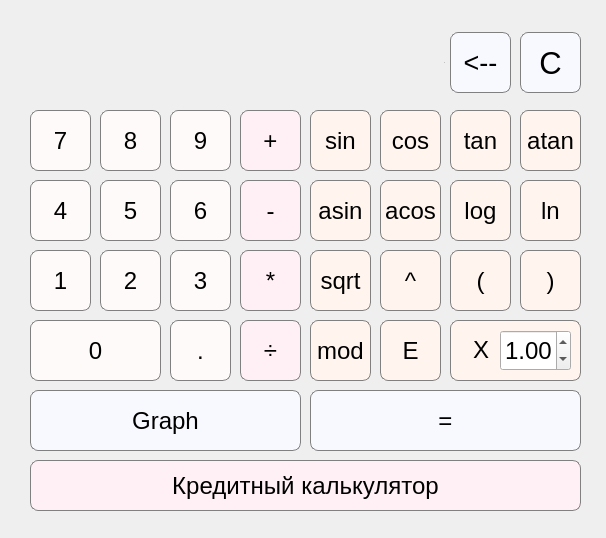
<?xml version="1.0" encoding="UTF-8"?>
<ui version="4.0">
 <class>MainWindow</class>
 <widget class="QMainWindow" name="MainWindow">
  <property name="geometry">
   <rect>
    <x>0</x>
    <y>0</y>
    <width>606</width>
    <height>538</height>
   </rect>
  </property>
  <property name="sizePolicy">
   <sizepolicy hsizetype="Fixed" vsizetype="Fixed">
    <horstretch>0</horstretch>
    <verstretch>0</verstretch>
   </sizepolicy>
  </property>
  <property name="minimumSize">
   <size>
    <width>606</width>
    <height>538</height>
   </size>
  </property>
  <property name="maximumSize">
   <size>
    <width>606</width>
    <height>538</height>
   </size>
  </property>
  <property name="windowTitle">
   <string>MainWindow</string>
  </property>
  <property name="styleSheet">
   <string notr="true">QLabel {
qproperty-aligment: 'AlignVCenter | AlignRight';
border-botton: 5px solid green;
background-color : background-color: #FFFAFA;
border-radius: 8px;
}

background-color : #FFFAFA;
</string>
  </property>
  <widget class="QWidget" name="centralwidget">
   <widget class="QLabel" name="result_show">
    <property name="enabled">
     <bool>true</bool>
    </property>
    <property name="geometry">
     <rect>
      <x>30</x>
      <y>28</y>
      <width>415</width>
      <height>69</height>
     </rect>
    </property>
    <property name="font">
     <font>
      <pointsize>-1</pointsize>
      <italic>false</italic>
      <bold>false</bold>
     </font>
    </property>
    <property name="styleSheet">
     <string notr="true">QLabel {
qproperty-alignment: 'AlignRight';
background-color: white;
border: 1px solid grey;
border-radius: 8px;
  margin: 4px;
  padding: 4px;
  font-size: 23px;
}

background-color: white;</string>
    </property>
    <property name="text">
     <string>0</string>
    </property>
    <property name="alignment">
     <set>Qt::AlignRight|Qt::AlignTrailing|Qt::AlignVCenter</set>
    </property>
   </widget>
   <widget class="QPushButton" name="pushButton_clear">
    <property name="geometry">
     <rect>
      <x>520</x>
      <y>32</y>
      <width>61</width>
      <height>61</height>
     </rect>
    </property>
    <property name="font">
     <font>
      <pointsize>23</pointsize>
     </font>
    </property>
    <property name="styleSheet">
     <string notr="true">QPushButton {
background-color: #F8F8FF;
border: 1px solid gray;
border-radius: 8px; 
}
QPushButton:pressed {
background-color: qlineargradient(x1: 0, y1: 0, x2: 0, y2: 1,
								stop: 0 #BEBEBE, stop: 1 #FFFAFA);
}</string>
    </property>
    <property name="text">
     <string>C</string>
    </property>
   </widget>
   <widget class="QPushButton" name="pushButton_bin">
    <property name="geometry">
     <rect>
      <x>1000</x>
      <y>500</y>
      <width>61</width>
      <height>61</height>
     </rect>
    </property>
    <property name="styleSheet">
     <string notr="true">QPushButton {
background-color: #FFF0F5;
border: 1px solid gray;
border-radius: 8px;
}
QPushButton:pressed {
background-color: qlineargradient(x1: 0, y1: 0, x2: 0, y2: 1,
								stop: 0 #BEBEBE, stop: 1 #D7D7D7);
}</string>
    </property>
    <property name="text">
     <string>+/-</string>
    </property>
   </widget>
   <widget class="QPushButton" name="pushButton_div">
    <property name="geometry">
     <rect>
      <x>240</x>
      <y>320</y>
      <width>61</width>
      <height>61</height>
     </rect>
    </property>
    <property name="font">
     <font>
      <pointsize>18</pointsize>
     </font>
    </property>
    <property name="styleSheet">
     <string notr="true">QPushButton {
background-color: #FFF0F5;
border: 1px solid gray;
border-radius: 8px;
}
QPushButton:pressed {
background-color: qlineargradient(x1: 0, y1: 0, x2: 0, y2: 1,
								stop: 0 #BEBEBE, stop: 1 #D7D7D7);
}</string>
    </property>
    <property name="text">
     <string>÷</string>
    </property>
   </widget>
   <widget class="QPushButton" name="pushButton_proc">
    <property name="geometry">
     <rect>
      <x>1000</x>
      <y>430</y>
      <width>61</width>
      <height>61</height>
     </rect>
    </property>
    <property name="styleSheet">
     <string notr="true">QPushButton {
background-color: rgb(215, 215, 215);
border: 1px solid gray;
}
QPushButton:pressed {
background-color: qlineargradient(x1: 0, y1: 0, x2: 0, y2: 1,
								stop: 0 #BEBEBE, stop: 1 #D7D7D7);
}</string>
    </property>
    <property name="text">
     <string>%</string>
    </property>
   </widget>
   <widget class="QPushButton" name="pushButton_9">
    <property name="geometry">
     <rect>
      <x>170</x>
      <y>110</y>
      <width>61</width>
      <height>61</height>
     </rect>
    </property>
    <property name="font">
     <font>
      <pointsize>18</pointsize>
     </font>
    </property>
    <property name="styleSheet">
     <string notr="true">QPushButton {
border: 1px solid gray;
background-color: #FFFAFA;
border-radius: 8px;
}
QPushButton:pressed {
background-color: qlineargradient(x1: 0, y1: 0, x2: 0, y2: 1,
								stop: 0 #dadbde, stop: 1 #f6f7fa);
}</string>
    </property>
    <property name="text">
     <string>9</string>
    </property>
   </widget>
   <widget class="QPushButton" name="pushButton_8">
    <property name="geometry">
     <rect>
      <x>100</x>
      <y>110</y>
      <width>61</width>
      <height>61</height>
     </rect>
    </property>
    <property name="font">
     <font>
      <pointsize>18</pointsize>
     </font>
    </property>
    <property name="styleSheet">
     <string notr="true">QPushButton {
border: 1px solid gray;
background-color: #FFFAFA;
border-radius: 8px;
}
QPushButton:pressed {
background-color: qlineargradient(x1: 0, y1: 0, x2: 0, y2: 1,
								stop: 0 #dadbde, stop: 1 #f6f7fa);
}</string>
    </property>
    <property name="text">
     <string>8</string>
    </property>
   </widget>
   <widget class="QPushButton" name="pushButton_7">
    <property name="geometry">
     <rect>
      <x>30</x>
      <y>110</y>
      <width>61</width>
      <height>61</height>
     </rect>
    </property>
    <property name="font">
     <font>
      <pointsize>18</pointsize>
     </font>
    </property>
    <property name="styleSheet">
     <string notr="true">QPushButton {
border: 1px solid gray;
background-color: #FFFAFA;
border-radius: 8px;
}
QPushButton:pressed {
background-color: qlineargradient(x1: 0, y1: 0, x2: 0, y2: 1,
								stop: 0 #dadbde, stop: 1 #f6f7fa);
}</string>
    </property>
    <property name="text">
     <string>7</string>
    </property>
   </widget>
   <widget class="QPushButton" name="pushButton_mult">
    <property name="geometry">
     <rect>
      <x>240</x>
      <y>250</y>
      <width>61</width>
      <height>61</height>
     </rect>
    </property>
    <property name="font">
     <font>
      <pointsize>18</pointsize>
     </font>
    </property>
    <property name="styleSheet">
     <string notr="true">QPushButton {
background-color: #FFF0F5;
border: 1px solid gray;
border-radius: 8px;
}
QPushButton:pressed {
background-color: qlineargradient(x1: 0, y1: 0, x2: 0, y2: 1,
								stop: 0 #BEBEBE, stop: 1 #D7D7D7);
}</string>
    </property>
    <property name="text">
     <string>*</string>
    </property>
   </widget>
   <widget class="QPushButton" name="pushButton_5">
    <property name="geometry">
     <rect>
      <x>100</x>
      <y>180</y>
      <width>61</width>
      <height>61</height>
     </rect>
    </property>
    <property name="font">
     <font>
      <pointsize>18</pointsize>
     </font>
    </property>
    <property name="styleSheet">
     <string notr="true">QPushButton {
border: 1px solid gray;
background-color: #FFFAFA;
border-radius: 8px;
}
QPushButton:pressed {
background-color: qlineargradient(x1: 0, y1: 0, x2: 0, y2: 1,
								stop: 0 #dadbde, stop: 1 #f6f7fa);
}</string>
    </property>
    <property name="text">
     <string>5</string>
    </property>
   </widget>
   <widget class="QPushButton" name="pushButton_minus">
    <property name="geometry">
     <rect>
      <x>240</x>
      <y>180</y>
      <width>61</width>
      <height>61</height>
     </rect>
    </property>
    <property name="font">
     <font>
      <pointsize>18</pointsize>
     </font>
    </property>
    <property name="styleSheet">
     <string notr="true">QPushButton {
background-color: #FFF0F5;
border: 1px solid gray;
border-radius: 8px;
}
QPushButton:pressed {
background-color: qlineargradient(x1: 0, y1: 0, x2: 0, y2: 1,
								stop: 0 #BEBEBE, stop: 1 #D7D7D7);
}</string>
    </property>
    <property name="text">
     <string>-</string>
    </property>
   </widget>
   <widget class="QPushButton" name="pushButton_dot">
    <property name="geometry">
     <rect>
      <x>170</x>
      <y>320</y>
      <width>61</width>
      <height>61</height>
     </rect>
    </property>
    <property name="font">
     <font>
      <pointsize>18</pointsize>
     </font>
    </property>
    <property name="styleSheet">
     <string notr="true">QPushButton {
border: 1px solid gray;
background-color: #FFFAFA;
border-radius: 8px;
}
QPushButton:pressed {
background-color: qlineargradient(x1: 0, y1: 0, x2: 0, y2: 1,
								stop: 0 #dadbde, stop: 1 #f6f7fa);
}</string>
    </property>
    <property name="text">
     <string>.</string>
    </property>
   </widget>
   <widget class="QPushButton" name="pushButton_eq">
    <property name="geometry">
     <rect>
      <x>310</x>
      <y>390</y>
      <width>271</width>
      <height>61</height>
     </rect>
    </property>
    <property name="font">
     <font>
      <pointsize>18</pointsize>
     </font>
    </property>
    <property name="styleSheet">
     <string notr="true">QPushButton {
border: 1px solid gray;
background-color: #F8F8FF;
border-radius: 8px;
}
QPushButton:pressed {
background-color: qlineargradient(x1: 0, y1: 0, x2: 0, y2: 1,
								stop: 0 #dadbde, stop: 1 #f6f7fa);
}</string>
    </property>
    <property name="text">
     <string>=</string>
    </property>
   </widget>
   <widget class="QPushButton" name="pushButton_0">
    <property name="geometry">
     <rect>
      <x>30</x>
      <y>320</y>
      <width>131</width>
      <height>61</height>
     </rect>
    </property>
    <property name="font">
     <font>
      <pointsize>18</pointsize>
     </font>
    </property>
    <property name="styleSheet">
     <string notr="true">QPushButton {
border: 1px solid gray;
background-color: #FFFAFA;
border-radius: 8px;
}
QPushButton:pressed {
background-color: qlineargradient(x1: 0, y1: 0, x2: 0, y2: 1,
								stop: 0 #dadbde, stop: 1 #f6f7fa);
}</string>
    </property>
    <property name="text">
     <string>0</string>
    </property>
   </widget>
   <widget class="QPushButton" name="pushButton_6">
    <property name="geometry">
     <rect>
      <x>170</x>
      <y>180</y>
      <width>61</width>
      <height>61</height>
     </rect>
    </property>
    <property name="font">
     <font>
      <pointsize>18</pointsize>
     </font>
    </property>
    <property name="styleSheet">
     <string notr="true">QPushButton {
border: 1px solid gray;
background-color: #FFFAFA;
border-radius: 8px;
}
QPushButton:pressed {
background-color: qlineargradient(x1: 0, y1: 0, x2: 0, y2: 1,
								stop: 0 #dadbde, stop: 1 #f6f7fa);
}</string>
    </property>
    <property name="text">
     <string>6</string>
    </property>
   </widget>
   <widget class="QPushButton" name="pushButton_4">
    <property name="geometry">
     <rect>
      <x>30</x>
      <y>180</y>
      <width>61</width>
      <height>61</height>
     </rect>
    </property>
    <property name="font">
     <font>
      <pointsize>18</pointsize>
     </font>
    </property>
    <property name="styleSheet">
     <string notr="true">QPushButton {
border: 1px solid gray;
background-color: #FFFAFA;
border-radius: 8px;
}
QPushButton:pressed {
background-color: qlineargradient(x1: 0, y1: 0, x2: 0, y2: 1,
								stop: 0 #dadbde, stop: 1 #f6f7fa);
}</string>
    </property>
    <property name="text">
     <string>4</string>
    </property>
   </widget>
   <widget class="QPushButton" name="pushButton_3">
    <property name="geometry">
     <rect>
      <x>170</x>
      <y>250</y>
      <width>61</width>
      <height>61</height>
     </rect>
    </property>
    <property name="font">
     <font>
      <pointsize>18</pointsize>
     </font>
    </property>
    <property name="styleSheet">
     <string notr="true">QPushButton {
border: 1px solid gray;
background-color: #FFFAFA;
border-radius: 8px;
}
QPushButton:pressed {
background-color: qlineargradient(x1: 0, y1: 0, x2: 0, y2: 1,
								stop: 0 #dadbde, stop: 1 #f6f7fa);
}</string>
    </property>
    <property name="text">
     <string>3</string>
    </property>
   </widget>
   <widget class="QPushButton" name="pushButton_plus">
    <property name="geometry">
     <rect>
      <x>240</x>
      <y>110</y>
      <width>61</width>
      <height>61</height>
     </rect>
    </property>
    <property name="font">
     <font>
      <pointsize>18</pointsize>
     </font>
    </property>
    <property name="styleSheet">
     <string notr="true">QPushButton {
background-color: #FFF0F5;
border: 1px solid gray;
border-radius: 8px;
}
QPushButton:pressed {
background-color: qlineargradient(x1: 0, y1: 0, x2: 0, y2: 1,
								stop: 0 #BEBEBE, stop: 1 #D7D7D7);
}</string>
    </property>
    <property name="text">
     <string>+</string>
    </property>
   </widget>
   <widget class="QPushButton" name="pushButton_2">
    <property name="geometry">
     <rect>
      <x>100</x>
      <y>250</y>
      <width>61</width>
      <height>61</height>
     </rect>
    </property>
    <property name="font">
     <font>
      <pointsize>18</pointsize>
     </font>
    </property>
    <property name="styleSheet">
     <string notr="true">QPushButton {
border: 1px solid gray;
background-color: #FFFAFA;
border-radius: 8px;
}
QPushButton:pressed {
background-color: qlineargradient(x1: 0, y1: 0, x2: 0, y2: 1,
								stop: 0 #dadbde, stop: 1 #f6f7fa);
}</string>
    </property>
    <property name="text">
     <string>2</string>
    </property>
   </widget>
   <widget class="QPushButton" name="pushButton_1">
    <property name="geometry">
     <rect>
      <x>30</x>
      <y>250</y>
      <width>61</width>
      <height>61</height>
     </rect>
    </property>
    <property name="font">
     <font>
      <pointsize>18</pointsize>
     </font>
    </property>
    <property name="styleSheet">
     <string notr="true">QPushButton {
border: 1px solid gray;
background-color: #FFFAFA;
border-radius: 8px;
}
QPushButton:pressed {
background-color: qlineargradient(x1: 0, y1: 0, x2: 0, y2: 1,
								stop: 0 #dadbde, stop: 1 #f6f7fa);
}</string>
    </property>
    <property name="text">
     <string>1</string>
    </property>
   </widget>
   <widget class="QPushButton" name="pushButton_x">
    <property name="geometry">
     <rect>
      <x>452</x>
      <y>321</y>
      <width>58</width>
      <height>58</height>
     </rect>
    </property>
    <property name="font">
     <font>
      <pointsize>18</pointsize>
     </font>
    </property>
    <property name="styleSheet">
     <string notr="true">QPushButton {
background-color: #FFF5EE;

border-radius: 8px;
}
QPushButton:pressed {
background-color: qlineargradient(x1: 0, y1: 0, x2: 0, y2: 1,
								stop: 0 #BEBEBE, stop: 1 #D7D7D7);
}</string>
    </property>
    <property name="text">
     <string>X</string>
    </property>
   </widget>
   <widget class="QPushButton" name="pushButton_del">
    <property name="geometry">
     <rect>
      <x>450</x>
      <y>32</y>
      <width>61</width>
      <height>61</height>
     </rect>
    </property>
    <property name="font">
     <font>
      <pointsize>20</pointsize>
     </font>
    </property>
    <property name="styleSheet">
     <string notr="true">QPushButton {
border: 1px solid gray;
background-color: #F8F8FF;
border-radius: 8px;
}
QPushButton:pressed {
background-color: qlineargradient(x1: 0, y1: 0, x2: 0, y2: 1,
								stop: 0 #dadbde, stop: 1 #f6f7fa);
}</string>
    </property>
    <property name="text">
     <string>&lt;--</string>
    </property>
   </widget>
   <widget class="QPushButton" name="pushButton_lb">
    <property name="geometry">
     <rect>
      <x>450</x>
      <y>250</y>
      <width>61</width>
      <height>61</height>
     </rect>
    </property>
    <property name="font">
     <font>
      <pointsize>18</pointsize>
     </font>
    </property>
    <property name="styleSheet">
     <string notr="true">QPushButton {
background-color: #FFF5EE;
border: 1px solid gray;
border-radius: 8px;
}
QPushButton:pressed {
background-color: qlineargradient(x1: 0, y1: 0, x2: 0, y2: 1,
								stop: 0 #BEBEBE, stop: 1 #D7D7D7);
}</string>
    </property>
    <property name="text">
     <string>(</string>
    </property>
   </widget>
   <widget class="QPushButton" name="pushButton_log">
    <property name="geometry">
     <rect>
      <x>450</x>
      <y>180</y>
      <width>61</width>
      <height>61</height>
     </rect>
    </property>
    <property name="font">
     <font>
      <pointsize>18</pointsize>
     </font>
    </property>
    <property name="styleSheet">
     <string notr="true">QPushButton {
background-color: #FFF5EE;
border: 1px solid gray;
border-radius: 8px;
}
QPushButton:pressed {
background-color: qlineargradient(x1: 0, y1: 0, x2: 0, y2: 1,
								stop: 0 #BEBEBE, stop: 1 #D7D7D7);
}</string>
    </property>
    <property name="text">
     <string>log</string>
    </property>
   </widget>
   <widget class="QPushButton" name="pushButton_rb">
    <property name="geometry">
     <rect>
      <x>520</x>
      <y>250</y>
      <width>61</width>
      <height>61</height>
     </rect>
    </property>
    <property name="font">
     <font>
      <pointsize>18</pointsize>
     </font>
    </property>
    <property name="styleSheet">
     <string notr="true">QPushButton {
background-color: #FFF5EE;
border: 1px solid gray;
border-radius: 8px;
}
QPushButton:pressed {
background-color: qlineargradient(x1: 0, y1: 0, x2: 0, y2: 1,
								stop: 0 #BEBEBE, stop: 1 #D7D7D7);
}</string>
    </property>
    <property name="text">
     <string>)</string>
    </property>
   </widget>
   <widget class="QPushButton" name="pushButton_ln">
    <property name="geometry">
     <rect>
      <x>520</x>
      <y>180</y>
      <width>61</width>
      <height>61</height>
     </rect>
    </property>
    <property name="font">
     <font>
      <pointsize>18</pointsize>
     </font>
    </property>
    <property name="styleSheet">
     <string notr="true">QPushButton {
background-color: #FFF5EE;
border: 1px solid gray;
border-radius: 8px;
}
QPushButton:pressed {
background-color: qlineargradient(x1: 0, y1: 0, x2: 0, y2: 1,
								stop: 0 #BEBEBE, stop: 1 #D7D7D7);
}</string>
    </property>
    <property name="text">
     <string>ln</string>
    </property>
   </widget>
   <widget class="QPushButton" name="pushButton_atag">
    <property name="geometry">
     <rect>
      <x>520</x>
      <y>110</y>
      <width>61</width>
      <height>61</height>
     </rect>
    </property>
    <property name="font">
     <font>
      <pointsize>18</pointsize>
     </font>
    </property>
    <property name="styleSheet">
     <string notr="true">QPushButton {
background-color: #FFF5EE;
border: 1px solid gray;
border-radius: 8px;
}
QPushButton:pressed {
background-color: qlineargradient(x1: 0, y1: 0, x2: 0, y2: 1,
								stop: 0 #BEBEBE, stop: 1 #D7D7D7);
}</string>
    </property>
    <property name="text">
     <string>atan</string>
    </property>
   </widget>
   <widget class="QPushButton" name="pushButton_acos">
    <property name="geometry">
     <rect>
      <x>380</x>
      <y>180</y>
      <width>61</width>
      <height>61</height>
     </rect>
    </property>
    <property name="font">
     <font>
      <pointsize>18</pointsize>
     </font>
    </property>
    <property name="styleSheet">
     <string notr="true">QPushButton {
background-color: #FFF5EE;
border: 1px solid gray;
border-radius: 8px;
}
QPushButton:pressed {
background-color: qlineargradient(x1: 0, y1: 0, x2: 0, y2: 1,
								stop: 0 #BEBEBE, stop: 1 #D7D7D7);
}</string>
    </property>
    <property name="text">
     <string>acos</string>
    </property>
   </widget>
   <widget class="QPushButton" name="pushButton_asin">
    <property name="geometry">
     <rect>
      <x>310</x>
      <y>180</y>
      <width>61</width>
      <height>61</height>
     </rect>
    </property>
    <property name="font">
     <font>
      <pointsize>18</pointsize>
     </font>
    </property>
    <property name="styleSheet">
     <string notr="true">QPushButton {
background-color: #FFF5EE;
border: 1px solid gray;
border-radius: 8px;
}
QPushButton:pressed {
background-color: qlineargradient(x1: 0, y1: 0, x2: 0, y2: 1,
								stop: 0 #BEBEBE, stop: 1 #D7D7D7);
}</string>
    </property>
    <property name="text">
     <string>asin</string>
    </property>
   </widget>
   <widget class="QPushButton" name="pushButton_sin">
    <property name="geometry">
     <rect>
      <x>310</x>
      <y>110</y>
      <width>61</width>
      <height>61</height>
     </rect>
    </property>
    <property name="font">
     <font>
      <pointsize>18</pointsize>
     </font>
    </property>
    <property name="styleSheet">
     <string notr="true">QPushButton {
background-color: #FFF5EE;
border: 1px solid gray;
border-radius: 8px;
}
QPushButton:pressed {
background-color: qlineargradient(x1: 0, y1: 0, x2: 0, y2: 1,
								stop: 0 #BEBEBE, stop: 1 #D7D7D7);
}</string>
    </property>
    <property name="text">
     <string>sin</string>
    </property>
   </widget>
   <widget class="QPushButton" name="pushButton_cos">
    <property name="geometry">
     <rect>
      <x>380</x>
      <y>110</y>
      <width>61</width>
      <height>61</height>
     </rect>
    </property>
    <property name="font">
     <font>
      <pointsize>18</pointsize>
     </font>
    </property>
    <property name="styleSheet">
     <string notr="true">QPushButton {
background-color: #FFF5EE;
border: 1px solid gray;
border-radius: 8px;
}
QPushButton:pressed {
background-color: qlineargradient(x1: 0, y1: 0, x2: 0, y2: 1,
								stop: 0 #BEBEBE, stop: 1 #D7D7D7);
}</string>
    </property>
    <property name="text">
     <string>cos</string>
    </property>
   </widget>
   <widget class="QPushButton" name="pushButton_tan">
    <property name="geometry">
     <rect>
      <x>450</x>
      <y>110</y>
      <width>61</width>
      <height>61</height>
     </rect>
    </property>
    <property name="font">
     <font>
      <pointsize>18</pointsize>
     </font>
    </property>
    <property name="styleSheet">
     <string notr="true">QPushButton {
background-color: #FFF5EE;
border: 1px solid gray;
border-radius: 8px;
}
QPushButton:pressed {
background-color: qlineargradient(x1: 0, y1: 0, x2: 0, y2: 1,
								stop: 0 #BEBEBE, stop: 1 #D7D7D7);
}</string>
    </property>
    <property name="text">
     <string>tan</string>
    </property>
   </widget>
   <widget class="QPushButton" name="pushButton_pov">
    <property name="geometry">
     <rect>
      <x>380</x>
      <y>250</y>
      <width>61</width>
      <height>61</height>
     </rect>
    </property>
    <property name="font">
     <font>
      <pointsize>18</pointsize>
     </font>
    </property>
    <property name="styleSheet">
     <string notr="true">QPushButton {
background-color: #FFF5EE;
border: 1px solid gray;
border-radius: 8px;
}
QPushButton:pressed {
background-color: qlineargradient(x1: 0, y1: 0, x2: 0, y2: 1,
								stop: 0 #BEBEBE, stop: 1 #D7D7D7);
}</string>
    </property>
    <property name="text">
     <string>^</string>
    </property>
   </widget>
   <widget class="QPushButton" name="pushButton_sqrt">
    <property name="geometry">
     <rect>
      <x>310</x>
      <y>250</y>
      <width>61</width>
      <height>61</height>
     </rect>
    </property>
    <property name="font">
     <font>
      <pointsize>18</pointsize>
     </font>
    </property>
    <property name="styleSheet">
     <string notr="true">QPushButton {
background-color: #FFF5EE;
border: 1px solid gray;
border-radius: 8px;
}
QPushButton:pressed {
background-color: qlineargradient(x1: 0, y1: 0, x2: 0, y2: 1,
								stop: 0 #BEBEBE, stop: 1 #D7D7D7);
}</string>
    </property>
    <property name="text">
     <string>sqrt</string>
    </property>
   </widget>
   <widget class="QPushButton" name="pushButton_mod">
    <property name="geometry">
     <rect>
      <x>310</x>
      <y>320</y>
      <width>61</width>
      <height>61</height>
     </rect>
    </property>
    <property name="font">
     <font>
      <pointsize>18</pointsize>
     </font>
    </property>
    <property name="styleSheet">
     <string notr="true">QPushButton {
background-color: #FFF5EE;
border: 1px solid gray;
border-radius: 8px;
}
QPushButton:pressed {
background-color: qlineargradient(x1: 0, y1: 0, x2: 0, y2: 1,
								stop: 0 #BEBEBE, stop: 1 #D7D7D7);
}</string>
    </property>
    <property name="text">
     <string>mod</string>
    </property>
   </widget>
   <widget class="QLabel" name="data_x">
    <property name="enabled">
     <bool>true</bool>
    </property>
    <property name="geometry">
     <rect>
      <x>1000</x>
      <y>360</y>
      <width>71</width>
      <height>61</height>
     </rect>
    </property>
    <property name="font">
     <font>
      <pointsize>-1</pointsize>
      <italic>false</italic>
      <bold>false</bold>
     </font>
    </property>
    <property name="styleSheet">
     <string notr="true">QLabel {
qproperty-alignment: 'AlignRight';
background-color: white;
border: 1px solid grey;
border-radius: 8px;
  margin: 0px;
  font-size: 23px;
}

background-color: white;</string>
    </property>
    <property name="text">
     <string>X</string>
    </property>
    <property name="scaledContents">
     <bool>false</bool>
    </property>
    <property name="alignment">
     <set>Qt::AlignCenter</set>
    </property>
   </widget>
   <widget class="QLabel" name="err_c">
    <property name="enabled">
     <bool>true</bool>
    </property>
    <property name="geometry">
     <rect>
      <x>35</x>
      <y>38</y>
      <width>49</width>
      <height>49</height>
     </rect>
    </property>
    <property name="font">
     <font>
      <pointsize>-1</pointsize>
      <italic>false</italic>
      <bold>false</bold>
     </font>
    </property>
    <property name="styleSheet">
     <string notr="true">QLabel {
qproperty-alignment: 'AlignRight';
color: red;

border-radius: 8px;
  margin: 0px;
  font-size: 23px;
}

background-color: white;</string>
    </property>
    <property name="text">
     <string/>
    </property>
    <property name="alignment">
     <set>Qt::AlignCenter</set>
    </property>
   </widget>
   <widget class="QLabel" name="err_x">
    <property name="enabled">
     <bool>true</bool>
    </property>
    <property name="geometry">
     <rect>
      <x>35</x>
      <y>38</y>
      <width>49</width>
      <height>49</height>
     </rect>
    </property>
    <property name="font">
     <font>
      <pointsize>-1</pointsize>
      <italic>false</italic>
      <bold>false</bold>
     </font>
    </property>
    <property name="styleSheet">
     <string notr="true">QLabel {
qproperty-alignment: 'AlignRight';
color: green;


border-radius: 8px;
  margin: 0px;
  font-size: 23px;
}

background-color: white;</string>
    </property>
    <property name="text">
     <string/>
    </property>
    <property name="alignment">
     <set>Qt::AlignCenter</set>
    </property>
   </widget>
   <widget class="QDoubleSpinBox" name="doubleSpinBox_x">
    <property name="geometry">
     <rect>
      <x>500</x>
      <y>330</y>
      <width>71</width>
      <height>41</height>
     </rect>
    </property>
    <property name="font">
     <font>
      <pointsize>18</pointsize>
      <kerning>true</kerning>
     </font>
    </property>
    <property name="styleSheet">
     <string notr="true">QPushButton {
border: 1px solid gray;
border-radius: 8px;
}</string>
    </property>
    <property name="alignment">
     <set>Qt::AlignCenter</set>
    </property>
    <property name="decimals">
     <number>2</number>
    </property>
    <property name="minimum">
     <double>-1000000.000000000000000</double>
    </property>
    <property name="maximum">
     <double>10000000.000000000000000</double>
    </property>
    <property name="value">
     <double>1.000000000000000</double>
    </property>
   </widget>
   <widget class="QPushButton" name="pushButton_graph">
    <property name="geometry">
     <rect>
      <x>30</x>
      <y>390</y>
      <width>271</width>
      <height>61</height>
     </rect>
    </property>
    <property name="font">
     <font>
      <pointsize>18</pointsize>
     </font>
    </property>
    <property name="styleSheet">
     <string notr="true">QPushButton {
background-color: #F8F8FF;
border: 1px solid gray;
border-radius: 8px;
}
QPushButton:pressed {
background-color: qlineargradient(x1: 0, y1: 0, x2: 0, y2: 1,
								stop: 0 #BEBEBE, stop: 1 #D7D7D7);
}</string>
    </property>
    <property name="text">
     <string>Graph</string>
    </property>
   </widget>
   <widget class="QLabel" name="result_show_2">
    <property name="enabled">
     <bool>true</bool>
    </property>
    <property name="geometry">
     <rect>
      <x>450</x>
      <y>320</y>
      <width>131</width>
      <height>61</height>
     </rect>
    </property>
    <property name="font">
     <font>
      <pointsize>18</pointsize>
      <italic>false</italic>
     </font>
    </property>
    <property name="styleSheet">
     <string notr="true">QLabel {
background-color: #FFF5EE;
border: 1px solid gray;
border-radius: 8px;
}

</string>
    </property>
    <property name="text">
     <string/>
    </property>
    <property name="alignment">
     <set>Qt::AlignRight|Qt::AlignTrailing|Qt::AlignVCenter</set>
    </property>
   </widget>
   <widget class="QPushButton" name="pushButton_credit">
    <property name="geometry">
     <rect>
      <x>30</x>
      <y>460</y>
      <width>551</width>
      <height>51</height>
     </rect>
    </property>
    <property name="font">
     <font>
      <pointsize>18</pointsize>
     </font>
    </property>
    <property name="styleSheet">
     <string notr="true">QPushButton {
background-color: #FFF0F5;
border: 1px solid gray;
border-radius: 8px;
}
QPushButton:pressed {
background-color: qlineargradient(x1: 0, y1: 0, x2: 0, y2: 1,
								stop: 0 #BEBEBE, stop: 1 #D7D7D7);
}</string>
    </property>
    <property name="text">
     <string>Кредитный калькулятор</string>
    </property>
   </widget>
   <widget class="QPushButton" name="pushButton_E">
    <property name="geometry">
     <rect>
      <x>380</x>
      <y>320</y>
      <width>61</width>
      <height>61</height>
     </rect>
    </property>
    <property name="font">
     <font>
      <pointsize>18</pointsize>
     </font>
    </property>
    <property name="styleSheet">
     <string notr="true">QPushButton {
background-color: #FFF5EE;
border: 1px solid gray;
border-radius: 8px;
}
QPushButton:pressed {
background-color: qlineargradient(x1: 0, y1: 0, x2: 0, y2: 1,
								stop: 0 #BEBEBE, stop: 1 #D7D7D7);
}</string>
    </property>
    <property name="text">
     <string>E</string>
    </property>
   </widget>
   <zorder>result_show</zorder>
   <zorder>result_show_2</zorder>
   <zorder>pushButton_clear</zorder>
   <zorder>pushButton_bin</zorder>
   <zorder>pushButton_div</zorder>
   <zorder>pushButton_proc</zorder>
   <zorder>pushButton_9</zorder>
   <zorder>pushButton_8</zorder>
   <zorder>pushButton_7</zorder>
   <zorder>pushButton_mult</zorder>
   <zorder>pushButton_5</zorder>
   <zorder>pushButton_minus</zorder>
   <zorder>pushButton_dot</zorder>
   <zorder>pushButton_eq</zorder>
   <zorder>pushButton_0</zorder>
   <zorder>pushButton_6</zorder>
   <zorder>pushButton_4</zorder>
   <zorder>pushButton_3</zorder>
   <zorder>pushButton_plus</zorder>
   <zorder>pushButton_2</zorder>
   <zorder>pushButton_1</zorder>
   <zorder>pushButton_x</zorder>
   <zorder>pushButton_del</zorder>
   <zorder>pushButton_lb</zorder>
   <zorder>pushButton_log</zorder>
   <zorder>pushButton_rb</zorder>
   <zorder>pushButton_ln</zorder>
   <zorder>pushButton_atag</zorder>
   <zorder>pushButton_acos</zorder>
   <zorder>pushButton_asin</zorder>
   <zorder>pushButton_sin</zorder>
   <zorder>pushButton_cos</zorder>
   <zorder>pushButton_tan</zorder>
   <zorder>pushButton_pov</zorder>
   <zorder>pushButton_sqrt</zorder>
   <zorder>pushButton_mod</zorder>
   <zorder>data_x</zorder>
   <zorder>err_c</zorder>
   <zorder>doubleSpinBox_x</zorder>
   <zorder>pushButton_graph</zorder>
   <zorder>err_x</zorder>
   <zorder>pushButton_credit</zorder>
   <zorder>pushButton_E</zorder>
  </widget>
 </widget>
 <resources/>
 <connections/>
</ui>
